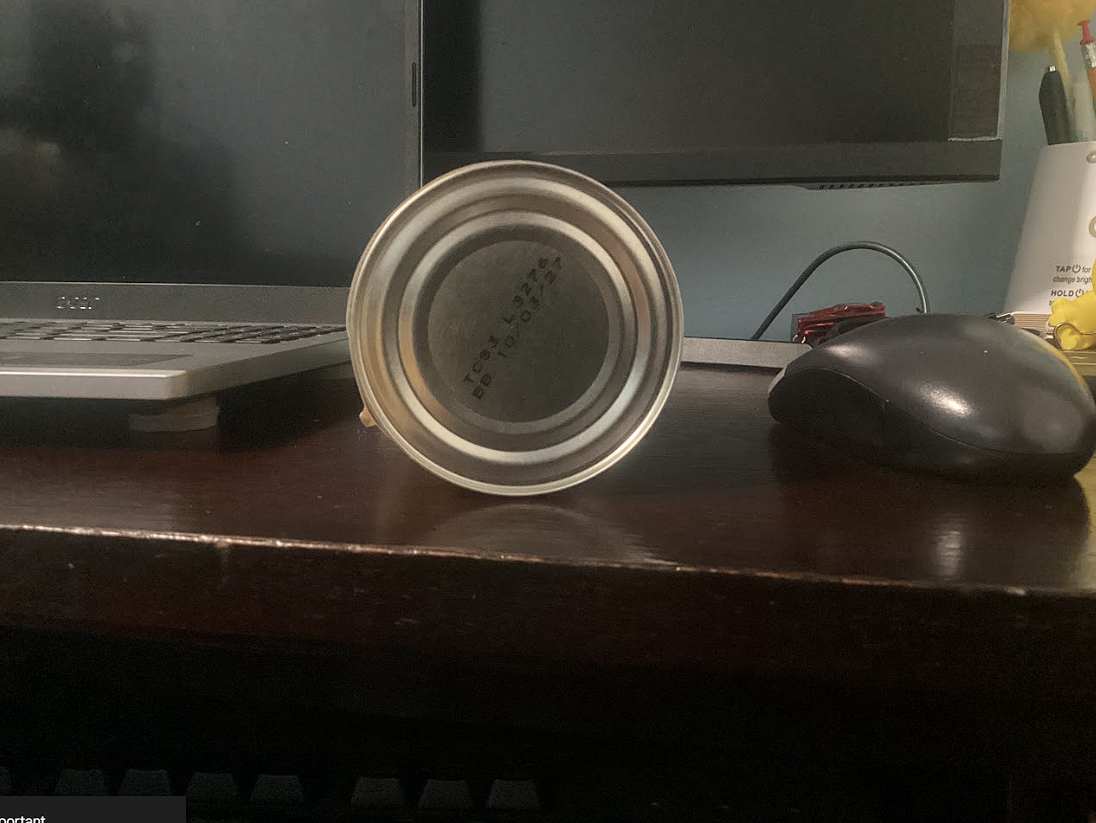
#> input picture CircleDetection/Can_Image.png, 1096 x 823 px
$ python main.py
#> lines starting #> are read from the running program, lines starting #| are printed output that depends on the picture; after the words box and inside, x2 and y2 are one past the last pixel; in counts of white or black regions, pixels touching at a corner belong together
#> further down, img is the input picture: shape (823, 1096, 3); mean B, G, R 45.2, 53.2, 57.6
#Aldrei Chua 1/16/2025
import cv2
import numpy as np


def detect_circle(image):
    # Detect a circle in the given image and return an overlay of a green circle with a red center

    gray_img = cv2.cvtColor(image, cv2.COLOR_RGB2GRAY)  # Convert the picture into grayscale
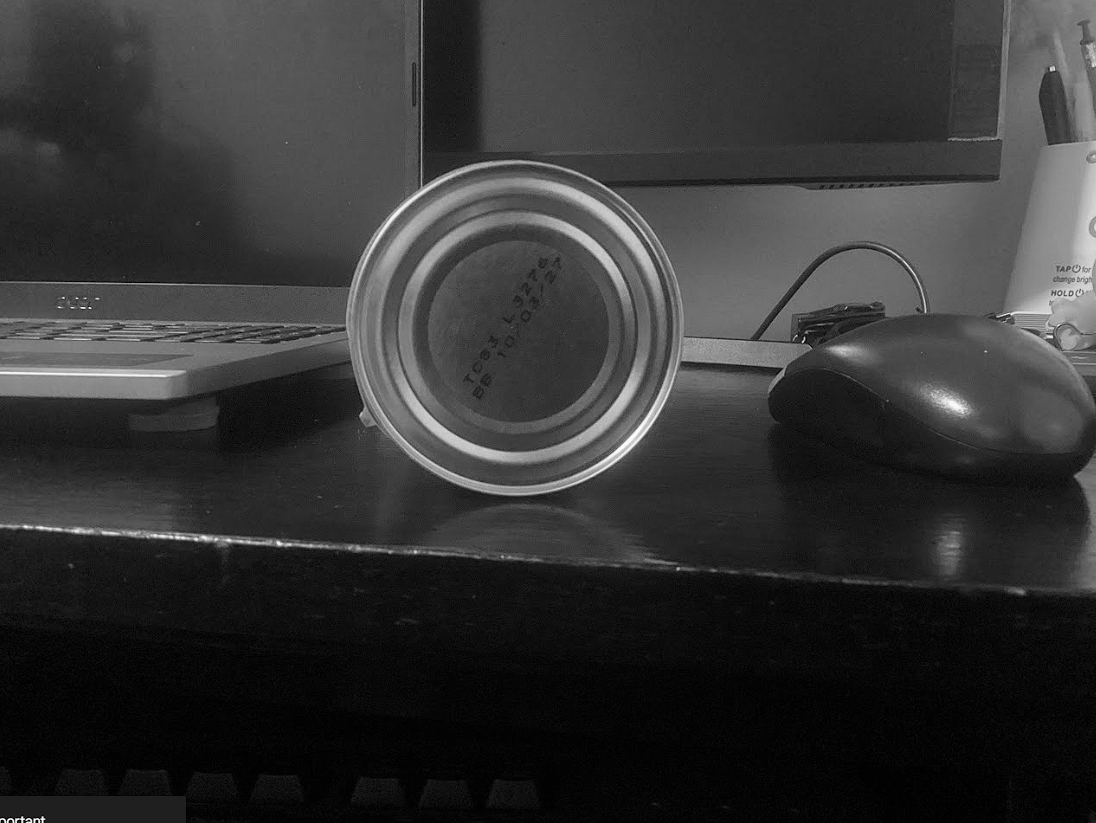
#> gray_img: shape (823, 1096); min 0, max 255, mean 51.3
    gray_img = cv2.GaussianBlur(gray_img, (3, 3), 0)  # Blur the image

    # Create and apply a mask to hide distracting elements
    mask = np.zeros(img.shape[:2], np.uint8)
    mask[150:525, 300:700] = 255
    gray_img = cv2.bitwise_and(gray_img, gray_img, mask=mask)
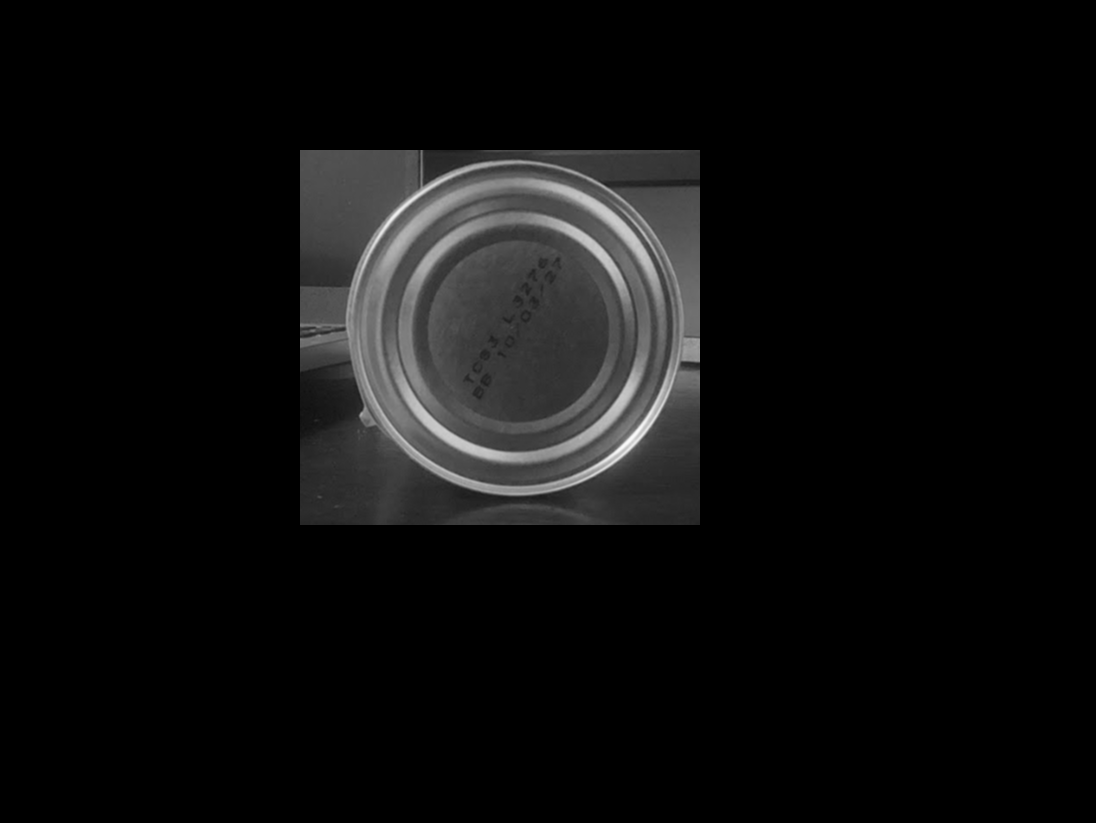
#> gray_img: shape (823, 1096); min 0, max 251, mean 13.6

    # Use Canny edge detection to find strong borders and find contours based on the edges
    edges = cv2.Canny(gray_img, 50, 150)
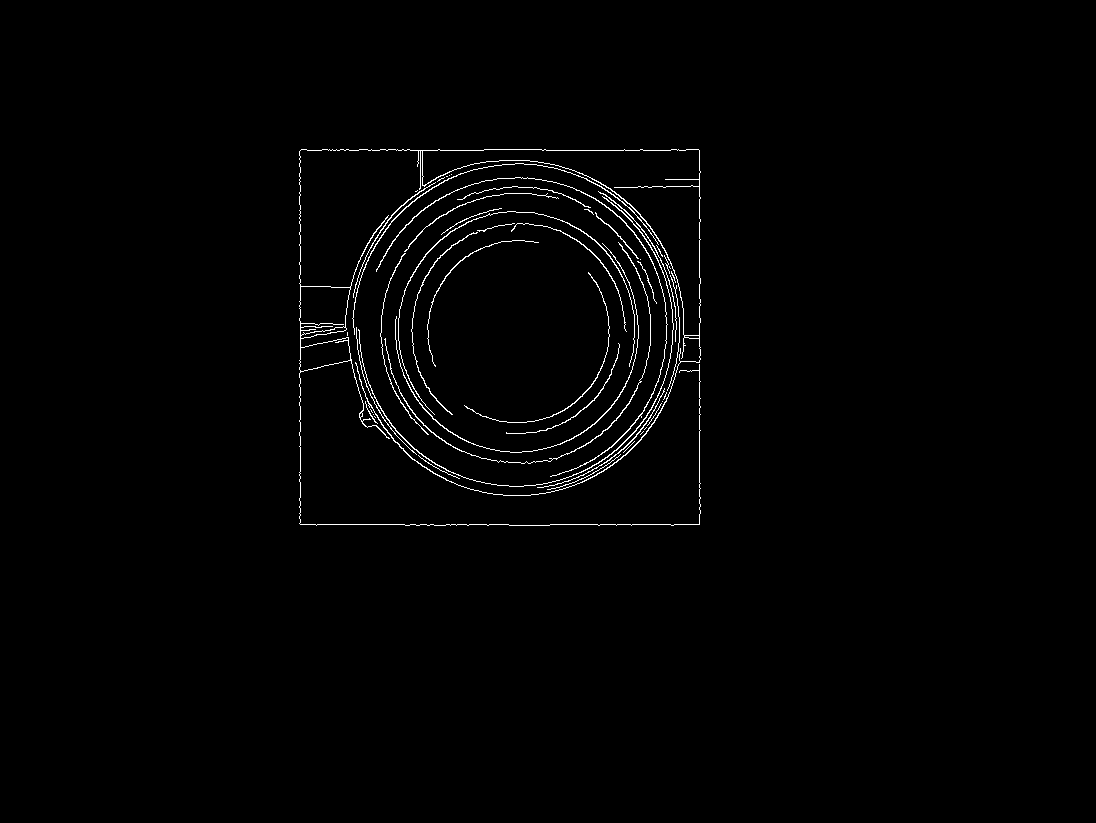
#> edges: shape (823, 1096); 1.2% white in thin lines or dots, all inside (x1, y1, x2, y2) = (299, 149, 701, 526)
    contours, hierarchy = cv2.findContours(edges, cv2.RETR_TREE, cv2.CHAIN_APPROX_SIMPLE)
#> contours = 55 contours, 32 with area under 20; largest, box (x1, y1, x2, y2) and area: (299, 149, 701, 526) 16024, (422, 149, 701, 336) 12299, (299, 286, 351, 336) 2049, (299, 337, 351, 372) 1152, (358, 196, 674, 487) 186

    circles = []  # Stores all circles found
    avg_circle = [[0, 0], 0]  # Stores the average of the most popular cluster of circles

    for contour in contours:
        # Make a circle around each contour and store its center and radius into the circles list
        (x, y), radius = cv2.minEnclosingCircle(contour)
        center = [int(x), int(y)]
        radius = int(radius)

        # Filters out dots and extremely large circles
        if 100 <= radius <= 500:
            circles.append([center, radius, 0])  # Add the center, radius, and a measure of similarity to other circles
#> this loop made 55 passes
#> (x, y, radius, center) on passes 1, 2, 8, 12, 13, 14, 16, 17, 18, 19, 21, 23: (438.5, 466.5, 23, [438, 466]), (583.5, 471.5, 40, [583, 471]), (371, 410.5, 1, [371, 410]), (664.5, 395.5, 3, [664, 395]), (600.5, 437.5, 80, [600, 437]), (562.5, 388.5, 71, [562, 388]), (386, 390.5, 70, [386, 390]), (668.5, 332.5, 57, [668, 332]), (527.5, 340, 91, [527, 340]), (673, 276.5, 5, [673, 276]), (646.5, 282, 23, [646, 282]), (666.5, 264, 9, [666, 264])
#> (x, y, radius) on passes 7, 9, 10, 11, 22, 29: (373, 414, 0), (654, 414, 13), (662, 401, 0), (371, 412, 12), (640, 259, 0), (464, 323, 91)
#> after the loop, circles = [[[516, 329], 122, 0], [[517, 330], 134, 0], [[516, 328], 119, 0], [[516, 328], 158, 0], [[516, 328], 152, 0], [[506, 289], 158, 0], [[499, 337], 273, 0], [[560, 242], 165, 0]]

    # Increments the similarity measure when the circle finds another circle with a similar center
    for circle in circles:
        for other_circle in circles:
            if abs(circle[0][0] - other_circle[0][0]) <= 10 or abs(circle[0][1] - other_circle[0][1]) <= 10:
                circle[2] += 1
#> this loop made 8 passes

    circles.sort(key=lambda x: x[2], reverse=True)  # Sorts the circles list to put the most popular circles first

    for circle in circles:
        # Only use the circles with the highest similarity measure
        if circle[2] < circles[0][2]:
            break

        # Assign the average of the circles' measurements to avg_circle (accounts for duplication from for loop)
        avg_circle[0][0] += (circle[0][0] / (circle[2]-2))
        avg_circle[0][1] += (circle[0][1] / (circle[2]-2))
        avg_circle[1] += (circle[1] / (circle[2]-2))
#> this loop made 6 passes
#> circle on passes 1 to 6: [[516, 329], 122, 7], [[516, 328], 119, 7], [[516, 328], 158, 7], [[516, 328], 152, 7], [[499, 337], 273, 7], [[517, 330], 134, 6]
#> after the loop, avg_circle = [[512.6, 330], 164.8]

    # Draw the average circle and its center point
    cv2.circle(image, tuple([int(avg_circle[0][0]), int(avg_circle[0][1])]), int(avg_circle[1]), (0, 255, 0), 3)
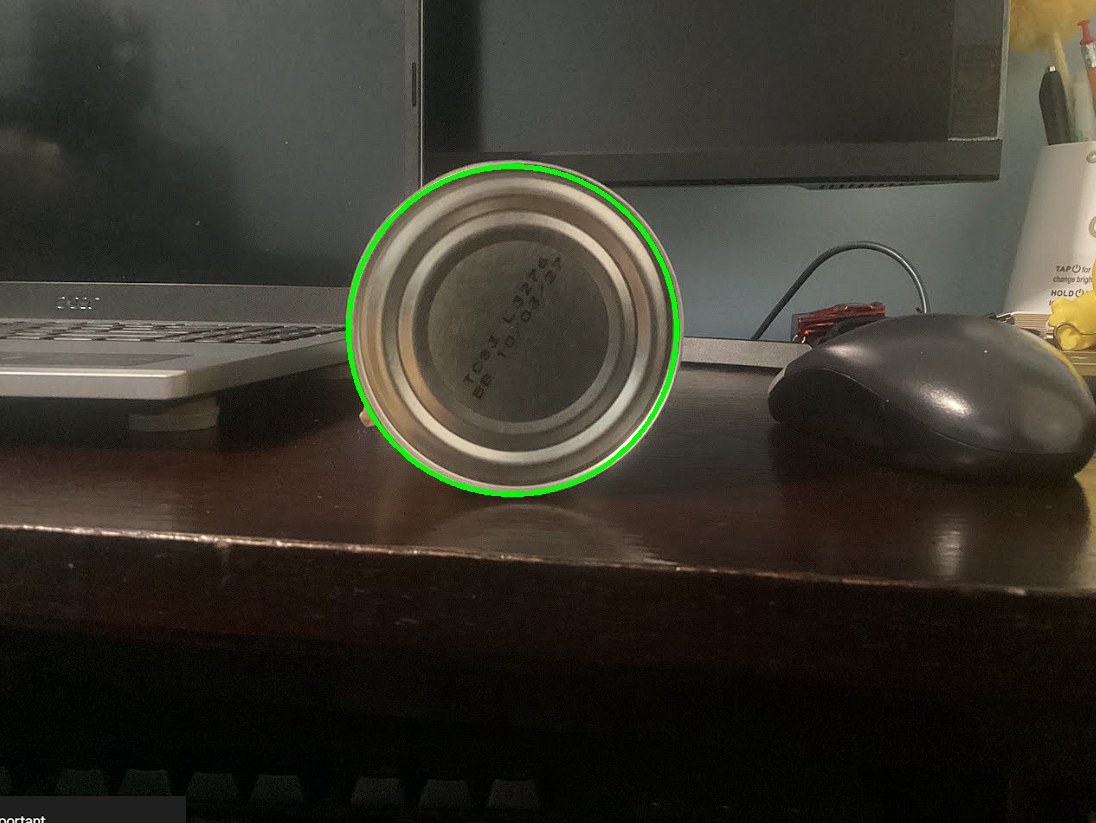
#> image: shape (823, 1096, 3); 0.57% of pixels changed, all inside (x1, y1, x2, y2) = (346, 164, 679, 497)
    cv2.circle(image, tuple([int(avg_circle[0][0]), int(avg_circle[0][1])]), 2, (0, 0, 255), 3)
#> image: shape (823, 1096, 3); under 0.01% of pixels changed, all inside (x1, y1, x2, y2) = (508, 326, 517, 335)

    return image


# Receive, process, and display an image of a can with image overlay
img = cv2.imread("Can_Image.png")
imgResult = detect_circle(img)
cv2.imshow("Circle Overlay", imgResult)
cv2.waitKey(0)  # Close the window when a key is pressed
